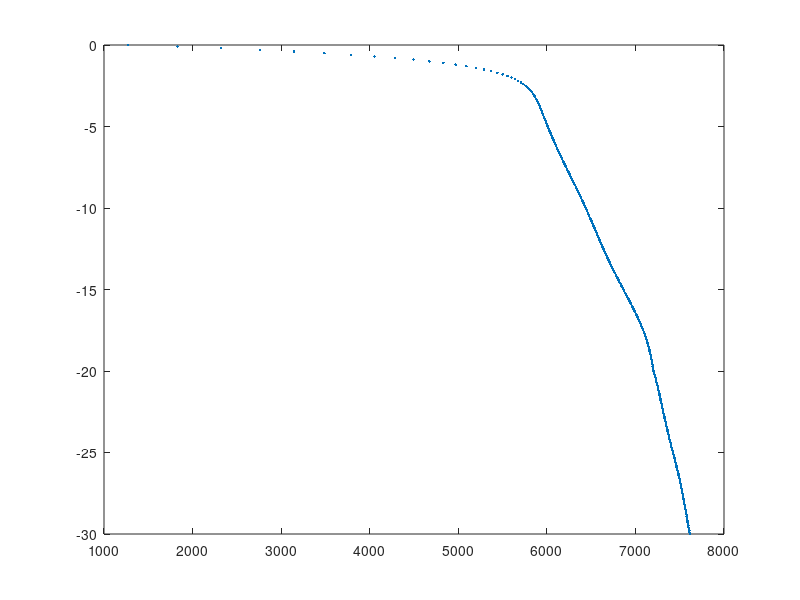
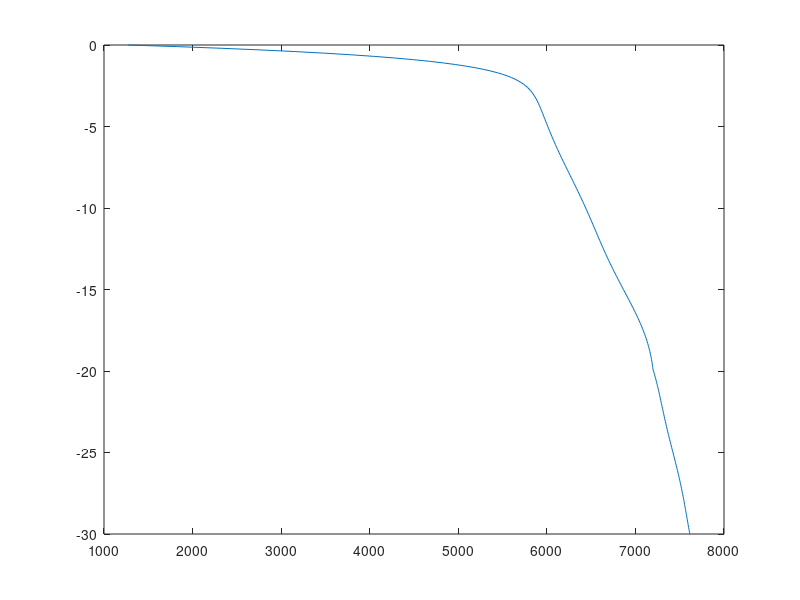

The MATLAB script that drew these images, in order:
close all
clear all
P=[7.29320740145629e-60,-2.25713355056818e-54,3.15780784770224e-49,-2.64134885422995e-44,1.47242246990781e-39,-5.77410811052121e-35,1.63959228354946e-30,-3.42090336118034e-26,5.27212978329383e-22,-5.99116415754033e-18,4.98013313198646e-14,-2.98197497509444e-10,1.25141562627232e-06,-0.00349386067308002,5.89649663355069,1273.93757459125;]

%parkersfield velocity model

CFUN= @(b) P(16)+P(15)*b+P(14)*b.^2+P(13)*b.^3+P(12)*b.^4+P(11)*b.^5+(P(10)+P(9)*b+P(8)*b.^2+P(7)*b.^3+P(6)*b.^4+P(5)*b.^5+P(4)*b.^6+P(3)*b.^7+P(2)*b.^8+P(1)*b.^9).*b.^6;
% clear all;
% 
% close all;
% load b0;
a=0:0.1:30;
b=CFUN(a*1000);
b(200:301)=b(200:301)+(0:101)*3.5;
figure(1);
plot(b,-a,'.');
P=polyfit(a,b,15);
a1=0:0.1:30;
b1=polyval(P,a1);
figure(2);
plot(b,-a1);
